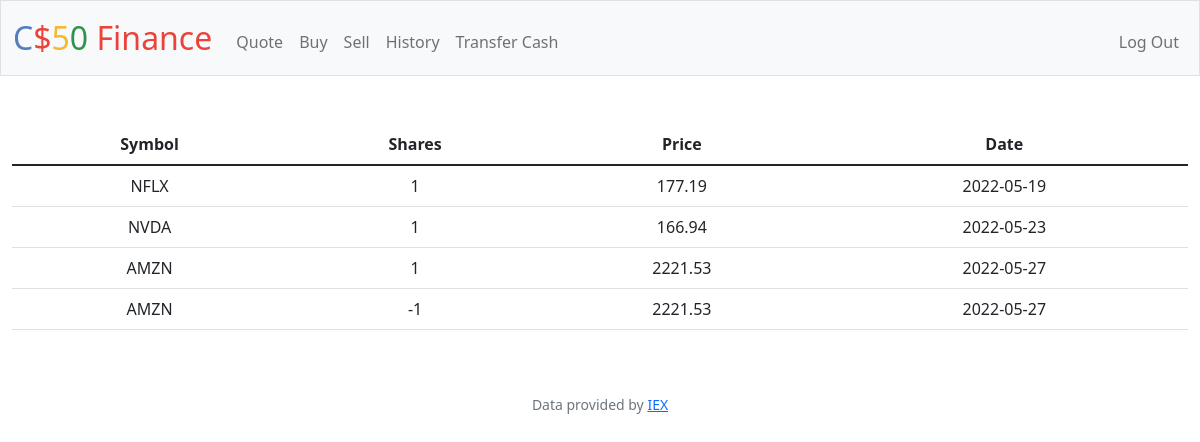
The app's page /history (signed in) with its own data.
### tables this page shows
CREATE TABLE 'Transactions' ('id ' integer PRIMARY KEY AUTOINCREMENT NOT NULL, 'user_id' integer, 'symbol' text, 'shares' integer, 'price' real, 'date' timestamp, 'Total_price' real);

### app.py (the view)
@app.route("/history")
@login_required
def history():
    user_id = session["user_id"]
    transactions_db = db.execute("SELECT* FROM transactions WHERE user_id = ?", user_id )
    return render_template("history.html", transactions =  transactions_db)

### app.py (called while the page is built)
@app.after_request
def after_request(response):
    response.headers["Cache-Control"] = "no-cache, no-store, must-revalidate"
    response.headers["Expires"] = 0
    response.headers["Pragma"] = "no-cache"
    return response

### helpers.py (called while the page is built)
def login_required(f):
    @wraps(f)
    def decorated_function(*args, **kwargs):
        if session.get("user_id") is None:
            return redirect("/login")
        return f(*args, **kwargs)
    return decorated_function

### templates/history.html (shortened to what this page needs)
{% extends "layout.html" %}
{% block main %}
  <table class="table">
    <thead>
      <tr>
        <th scope="col">Symbol</th>
        <th scope="col">Shares</th>
        <th scope="col">Price</th>
        <th scope="col">Date</th>
      </tr>
    </thead>
    <tbody>
      {% for row in transactions %}
        <tr>
          <td> {{ row["symbol"] }}</td>
          <td> {{ row["shares"] }}</td>
          <td> {{ row["price"] }}</td>
          <td> {{ row["date"] }}</td>
        </tr>
       {% endfor %}
    </tbody>
  </table>
{% endblock %}

### templates/layout.html (shortened to what this page needs)
<!DOCTYPE html>
<html lang="en">
    <head>
        <link href="https://cdn.jsdelivr.net/npm/bootstrap@5.1.3/dist/css/bootstrap.min.css" rel="stylesheet">
        <link href="/static/styles.css" rel="stylesheet">
        <link href="https://cdn.jsdelivr.net/npm/bootstrap@5.2.0-beta1/dist/css/bootstrap.min.css" rel="stylesheet">
    </head>
    <body>
        <nav class="bg-light border navbar navbar-expand-md navbar-light">
            <div class="container-fluid">
                <a class="navbar-brand" href="/"><span class="blue">C</span><span class="red">$</span><span class="yellow">5</span><span class="green">0</span> <span class="red">Finance</span></a>
                <div class="collapse navbar-collapse" id="navbar">
                    {% if session["user_id"] %}
                        <ul class="navbar-nav me-auto mt-2">
                            <li class="nav-item"><a class="nav-link" href="/quote">Quote</a></li>
                            <li class="nav-item"><a class="nav-link" href="/buy">Buy</a></li>
                            <li class="nav-item"><a class="nav-link" href="/sell">Sell</a></li>
                            <li class="nav-item"><a class="nav-link" href="/history">History</a></li>
                            <li class="nav-item"><a class="nav-link" href="/transfer">Transfer Cash</a></li>
                        </ul>
                        <ul class="navbar-nav ms-auto mt-2">
                            <li class="nav-item"><a class="nav-link" href="/logout">Log Out</a></li>
                        </ul>
                    {% else %}
                        <ul class="navbar-nav ms-auto mt-2">
                            <li class="nav-item"><a class="nav-link" href="/register">Register</a></li>
                            <li class="nav-item"><a class="nav-link" href="/login">Log In</a></li>
                        </ul>
                    {% endif %}
                </div>
            </div>
        </nav>
        <main class="container-fluid py-5 text-center">
            {% block main %}{% endblock %}
        </main>
        <footer class="mb-5 small text-center text-muted">
            Data provided by <a href="https://iexcloud.io/">IEX</a>
        </footer>
    </body>
</html>

### static/styles.css (style rules this page uses)
nav .navbar-brand { font-size: xx-large; }
nav .navbar-brand .blue { color: #537fbe; }
nav .navbar-brand .red { color: #ea433b; }
nav .navbar-brand .yellow { color: #f5b82e; }
nav .navbar-brand .green { color: #2e944b; }

### records on screen
Transactions: symbol "NFLX", shares "1", price "177.19", date "2022-05-19"
Transactions: symbol "NVDA", shares "1", price "166.94", date "2022-05-23"
Transactions: symbol "AMZN", shares "1", price "2221.53", date "2022-05-27"
Transactions: symbol "AMZN", shares "-1", price "2221.53", date "2022-05-27"
